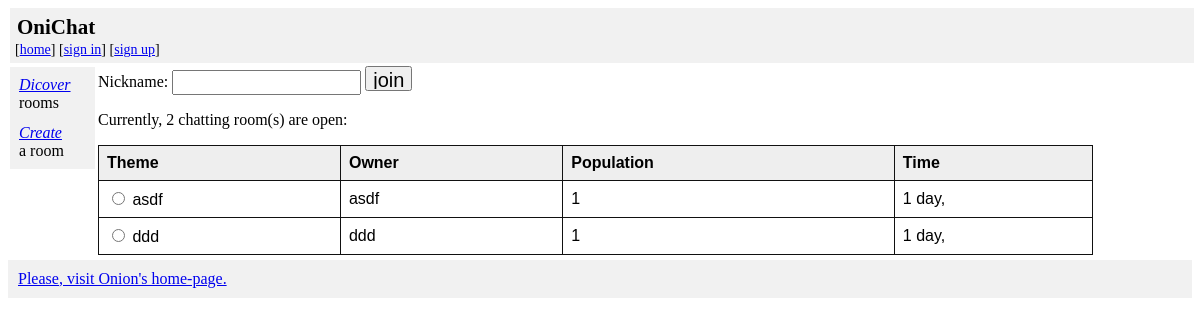
Page /chat/ on the earlier database version.
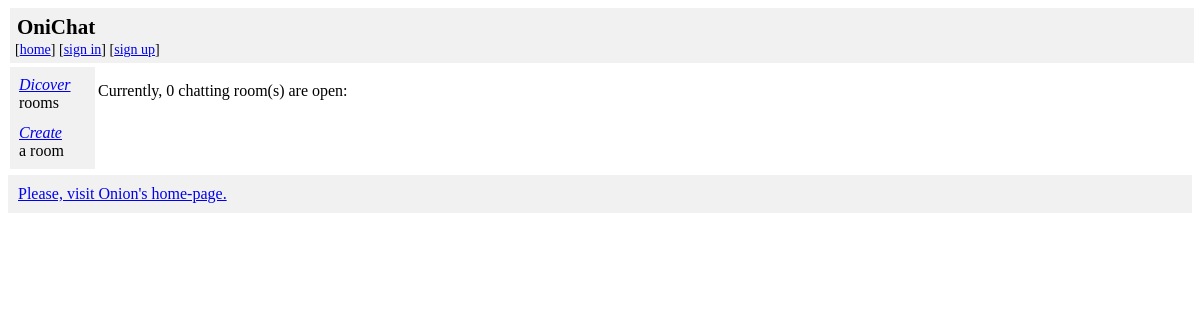
Same page on the later database version.
### chat/models.py (models this page shows, shortened)
class Chatroom(models.Model):
    title_text = models.CharField(max_length=20,default='none')
    created_date = models.DateTimeField('created_date')

class User(models.Model):
    nickname_text = models.CharField(max_length=20,default='anonymous')
    created_date = models.DateTimeField('created_date')
    chatroom = models.ForeignKey(Chatroom, on_delete=models.CASCADE)
    is_owner = models.BooleanField(default=False)
    auth_name = models.CharField(max_length=20, default='anonymous')
    def __str__(self):
        return self.nickname_text

### chat/views.py (the view, shortened to what this page needs)
# urls.py: path('', views.IndexView.as_view(), name='index'),
class IndexView(generic.TemplateView):
    template_name = 'chat/index.html'
    def get(self, request, *args, **kwargs ):
        chatrooms = models.Chatroom.objects.all()
        chat_list = []
        msg = kwargs.get('msg',None)
        for cr in chatrooms:
            chat_info = ChatInfo()
            chat_info.title = cr.title_text
            cur_time = datetime.datetime.utcnow()
            open_time = cr.created_date.replace(tzinfo=None)
            chat_info.time = str(cur_time - open_time)[:7]
            chatters = models.User.objects.filter(chatroom=cr.id)
            chat_info.num_chatters = len(chatters.all())
            chat_info.id = cr.id
            try:
                owners = chatters.filter(is_owner=True).order_by('-created_date')
                chat_info.owner = owners.first()
            except ObjectDoesNotExist:
                chat_info.owner = 'TBD'
            chat_list.append(chat_info)
        return render(request, self.template_name,
                      {'chat_list':chat_list, 'msg':msg, 'auth_user':request.user})

### chat/templates/chat/index.html (shortened to what this page needs)
{% extends "chat/layout.html" %}
{% block article %}
<form action="{% url 'chat:join' %}" method="post">
{% if chat_list %}
	<div>
	Nickname:
	<input type='text' name='nickname' value='' required autocomplete='off'/>
	<input type='submit' value='join' />
	</div>
{% endif %}
<p>Currently, {{ chat_list | length }} chatting room(s) are open:</p>
{% if chat_list %}
<table>
	<tr>
		<th>Theme</th>
		<th>Owner</th>
		<th>Population </th>
		<th>Time</th>
{% for ch in chat_list %}
	<tr>
	<div style="background-color:lightyellow">
	<td>
	<input type='radio' name='choice' id='choice{{forloop.counter}}' value='{{ch.id}}' required/>
	<label for='choice{{forloop.counter}}'></label> {{ch.title}}
	</td>
	<td> {{ch.owner}} </td>
	<td> {{ch.num_chatters }} </td>
	<td> {{ch.time}} </td>
	</div>
	</tr>
{% endfor %}
</table>
{% endif %}
</form>
{% endblock %}

### chat/templates/chat/layout.html (shortened to what this page needs)
{% extends "chat/layout_base.html" %}
{% block header %}
<div>
{% block header_msg %}
<h2 style='margin:0px; padding:2px;'> OniChat</h2>
{% endblock %}
[<a href="{% url 'home' %}">home</a>]
{% if auth_user.is_authenticated %}
	[<a href="{% url 'logout' %}">sign out</a>]
	with {{auth_user}}
{% else %}
	[<a href="{% url 'login' %}">sign in</a>]
	[<a href="{% url 'accounts:signup' %}">sign up</a>]
{% endif %}
</div>
{% endblock %}
{% block nav %}
    <ul>
      <li><a href="{% url 'chat:join' %}" onClick="window.location.reload()"><i>Dicover</i></a><br>rooms</li>
      <li><a href="{% url 'chat:open' %}" onClick="window.location.reload()"><i>Create</i></a><br>a room</li>
    </ul>
{% endblock %}
{% block footer %}
<a href="http://www.papricacare.com">Please, visit Onion's home-page.</a>
{% endblock %}

### chat/templates/chat/layout_base.html (shortened to what this page needs)
<!DOCTYPE html>
<html lang="en">
<head>
</head>
<body>
<header>
{% block header %}{% endblock %}
</header>
<section>
  <nav>
  {% block nav %}{% endblock %}
  </nav>
  <article>
  {% block article %}{% endblock %}
  </article>
 </section>
<footer>
{% block footer %}{% endblock %}
</footer>
</body>
</html>

### chat/templates/chat/layout_base.html (style rules this page uses)
* { box-sizing: border-box; }
header { padding: 5px; text-align: left; font-size: 14px; margin: 2px; background-color: #f1f1f1; width: 100%; }
nav { float: left; width: 85px; height: 100%; padding: 2px; margin: 2px; background-color: #f1f1f1; }
nav ul { list-style-type: none; padding: 0px; margin: 0px; }
nav ul li { margin: 2px; padding: 5px; }
article { float: left; padding:0px; margin: 1px; width: 84%; display: inline-block; }
section { display: inline-block; width:100%; }
footer { background-color: #f1f1f1; padding: 10px; text-align: left; color: white; }
body { font-family: verdana, aria; }

Differences in the rows shown:
removed Chatroom: title "asdf"
removed User: owner "asdf"
removed Chatroom: title "ddd"
removed User: owner "ddd"
Other differences:
{{ chat_list | length }}: "2" → "0"
form field value: "join" → (not shown)
text no longer shown: "Nickname: Theme Owner Population Time"
list line gone: "☐ 1 1 day,"
